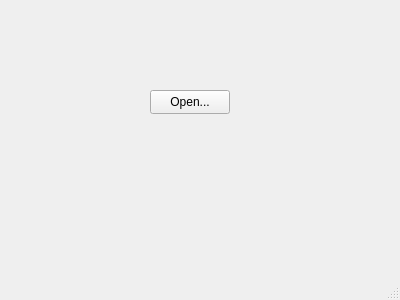
<?xml version="1.0" encoding="UTF-8"?>
<ui version="4.0">
 <class>MainWindow</class>
 <widget class="QMainWindow" name="MainWindow">
  <property name="geometry">
   <rect>
    <x>0</x>
    <y>0</y>
    <width>400</width>
    <height>300</height>
   </rect>
  </property>
  <property name="windowTitle">
   <string>MainWindow</string>
  </property>
  <widget class="QWidget" name="centralWidget">
   <widget class="QPushButton" name="pushButton">
    <property name="geometry">
     <rect>
      <x>150</x>
      <y>90</y>
      <width>80</width>
      <height>24</height>
     </rect>
    </property>
    <property name="text">
     <string>Open...</string>
    </property>
   </widget>
  </widget>
  <widget class="QStatusBar" name="statusBar"/>
 </widget>
 <layoutdefault spacing="6" margin="11"/>
 <resources/>
 <connections/>
</ui>
